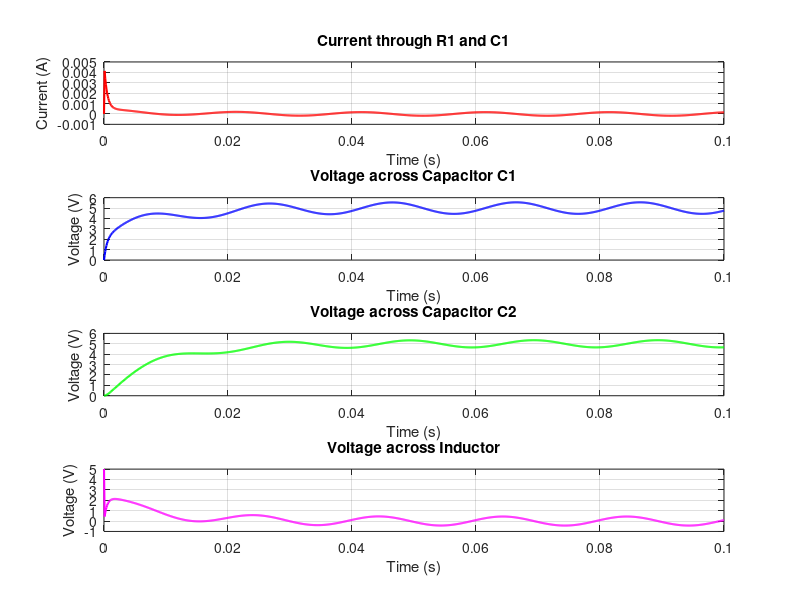

MATLAB code for this plot:
% Parameters
R1 = 1e3;     % 1 kOhm
R2 = 2e3;     % 2 kOhm
C1 = 1e-6;    % 1 uF
C2 = 2e-6;    % 2 uF
L = 1e-3;     % 1 mH
V_DC = 5;     % 5 V DC
V_AC_amp = 1; % 1 V AC amplitude
f = 50;       % 50 Hz AC frequency
omega = 2 * pi * f;

% Time vector
t = linspace(0, 0.1, 1000);  % 0 to 100 ms

% Differential equation setup
% di1/dt = (V_DC + V_AC - i1*R1 - q1/C1 - i2*R2) / L
% dq1/dt = i1
% dq2/dt = i2

% Define the system of ODEs
function dydt = mixedCircuit(t, y, R1, R2, C1, C2, L, V_DC, V_AC_amp, omega)
    i1 = y(1);  % Current through R1 and C1
    q1 = y(2);  % Charge on C1
    q2 = y(3);  % Charge on C2
    V_AC = V_AC_amp * sin(omega * t);  % AC voltage source
    V_R2 = (q1 / C1) - (q2 / C2);      % Voltage across R2
    V_L = L * (V_DC + V_AC - i1 * R1 - q1 / C1 - V_R2) / L;  % Inductor voltage
    i2 = V_R2 / R2;  % Current through R2
    dydt = [(V_DC + V_AC - i1 * R1 - q1 / C1 - i2 * R2) / L; i1; i2];
end

% Initial conditions
y0 = [0; 0; 0];  % Initial current and charges

% Solve the ODEs
[t, sol] = ode45(@(t, y) mixedCircuit(t, y, R1, R2, C1, C2, L, V_DC, V_AC_amp, omega), t, y0);

% Extract currents and charges
i1_t = sol(:, 1);
q1_t = sol(:, 2);
q2_t = sol(:, 3);
v_c1 = q1_t / C1;  % Voltage across C1
v_c2 = q2_t / C2;  % Voltage across C2

% Plot results
figure;
subplot(4, 1, 1);
plot(t, i1_t, 'r', 'LineWidth', 1.5);
title('Current through R1 and C1');
xlabel('Time (s)');
ylabel('Current (A)');
grid on;

subplot(4, 1, 2);
plot(t, v_c1, 'b', 'LineWidth', 1.5);
title('Voltage across Capacitor C1');
xlabel('Time (s)');
ylabel('Voltage (V)');
grid on;

subplot(4, 1, 3);
plot(t, v_c2, 'g', 'LineWidth', 1.5);
title('Voltage across Capacitor C2');
xlabel('Time (s)');
ylabel('Voltage (V)');
grid on;

subplot(4, 1, 4);
plot(t, V_DC + V_AC_amp * sin(omega * t) - v_c1 - R1 * i1_t, 'm', 'LineWidth', 1.5);
title('Voltage across Inductor');
xlabel('Time (s)');
ylabel('Voltage (V)');
grid on;
